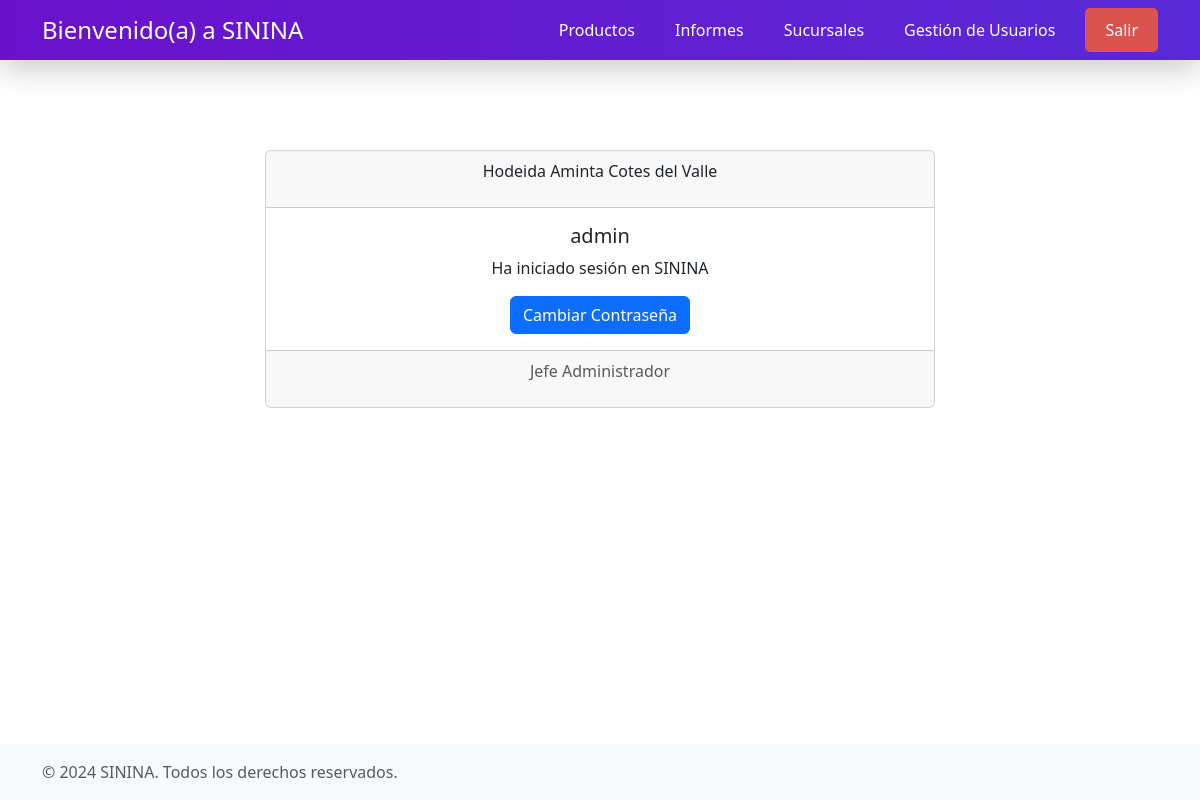
The page /index.php (signed in) on the database its author committed.
### tables this page shows
CREATE TABLE `usuarios` (
  `id` int(11) NOT NULL,
  `nombre_usuario` varchar(50) NOT NULL,
  `nombre_real` varchar(65) NOT NULL,
  `password` varchar(255) NOT NULL,
  `rol_id` int(11) DEFAULT NULL
);

CREATE TABLE `roles` (
  `id` int(11) NOT NULL,
  `nombre_rol` varchar(50) NOT NULL
);

### index.php (the view, shortened to what this page needs)
<?php
include 'menu.php';
require_once 'db.php';
$stmt = $pdo->prepare('SELECT nombre_rol FROM roles WHERE id = ?');
$stmt->execute([$_SESSION['rol_id']]);
$role = $stmt->fetchColumn();
$stmt2 = $pdo->prepare('SELECT nombre_real FROM usuarios WHERE id = ?');
$stmt2->execute([$_SESSION['user_id']]);
$nom = $stmt2->fetchColumn();
$stmt3 = $pdo->prepare('SELECT nombre_usuario FROM usuarios WHERE id = ?');
$stmt3->execute([$_SESSION['user_id']]);
$nus = $stmt3->fetchColumn();
?>
<!DOCTYPE html>
<html lang="es">
<head>
    <link rel="stylesheet" href="estilos/index.css">
    <link href="https://cdn.jsdelivr.net/npm/bootstrap@5.3.3/dist/css/bootstrap.min.css" rel="stylesheet">
    <link rel="stylesheet" href="https://cdnjs.cloudflare.com/ajax/libs/font-awesome/6.0.0-beta3/css/all.min.css">
</head>
<body>
    <div class="container">
        <main style="display: flex; justify-content: center; padding-top: 90px">
        <div class="card text-center" style="width: 60%;">
            <div class="card-header">
                <p><?= htmlspecialchars($nom) ?></p>
            </div>
            <div class="card-body">
                <h5 class="card-title"><?= htmlspecialchars($nus) ?></h5>
                <p class="card-text">Ha iniciado sesión en SININA</p>
                <a href="#" id="changePasswordButton" class="btn btn-primary">Cambiar Contraseña</a>
            </div>
            <div class="card-footer text-body-secondary">
                <p><?= htmlspecialchars($role) ?></p>
            </div>
        </div>
        </main>
    </div>
    <?php include 'piedepagina.php'; ?>
</body>
</html>

### estilos/menus.css (style rules this page uses)
body { margin: 0; font-family: Arial, sans-serif; }

### index.php (style rules this page uses)
body, html { height: 100%; display: flex; flex-direction: column; }

### rows shown on the page
usuarios: nombre_real "Hodeida Aminta Cotes del Valle", nombre_usuario "admin"
roles: nombre_rol "Jefe Administrador"
